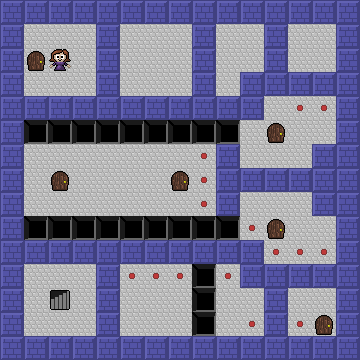

The image is a tile-based game level rendered from a .tmx file. Its description and source (layers, tilesets, objects; grid data summarised) follow:
An orthogonal 15x15 tile map with 24x24 px tiles, 2 tile layers (Terrain, Objects), 2 tilesets.

<map version="1.0" orientation="orthogonal" width="15" height="15" tilewidth="24" tileheight="24">
 <tileset firstgid="1" source="Terrain.tsx" />
 <tileset firstgid="101" source="Objects.tsx" />
 <layer name="Terrain" width="15" height="15">
  <data>[225 cells, 225 non-empty, 5 distinct tile ids]</data>
 </layer>
 <layer name="Objects" width="15" height="15">
  <data>[225 cells, 7 non-empty, 2 distinct tile ids]</data>
 </layer>
</map>
